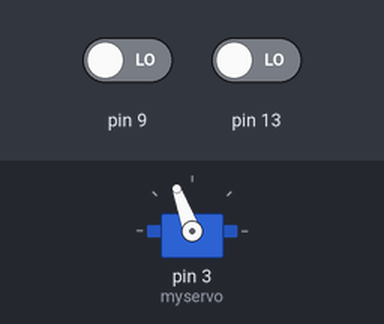
Recording of a sketch running on a simulated Arduino Uno, built with avr-gcc and run on an emulated ATmega328P. Shown: servo. The test bench sets the inputs (shaded band); at power-on: pin 9 LOW, pin 13 LOW.

Above: at 1.2 s.
1.3 s: pin 9 driven HIGH
At 1.8 s:
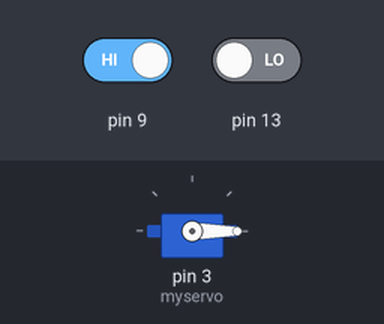
2.8 s: pin 13 driven HIGH
At 4.0 s:
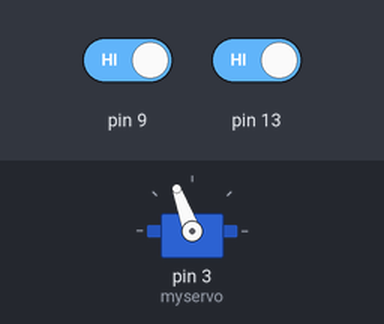
4.3 s: pin 13 driven LOW
At 5.2 s:
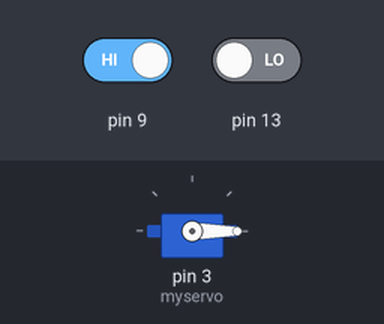
Timing chart, 0 to 7.3 s (numbered marks = the images above; inputs shaded):
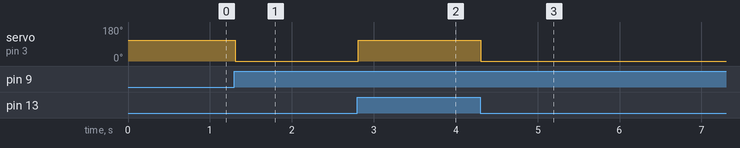

Measured:
- after the input at 1.3 s, servo on pin 3 (myservo): 110° → 0° at once
- after the input at 2.8 s, servo on pin 3 (myservo): 0° → 110° at once
- after the input at 4.3 s, servo on pin 3 (myservo): 110° → 0° at once

The sketch:

proximity.ino
```cpp
#include <Servo.h>

Servo myservo;
int pos = 110;
void setup() {
  myservo.attach(3);
    myservo.write(110);
  pinMode(9, INPUT);
  pinMode(13, INPUT);
}
void loop() {
  int detect=digitalRead(9);
  int prox=digitalRead(13);
  if (detect==HIGH && prox==LOW ){
  for (pos = 110; pos >= 0; pos -= 1) {
    myservo.write(pos);
   // delay(05);
  }
  while(1){
    int prox=digitalRead(13);
    if(prox==HIGH){
      for (pos = 0; pos <= 110; pos += 1) {
      myservo.write(pos);
    //  delay(05);
      }
      break;
    }
  }
  }
}
```
